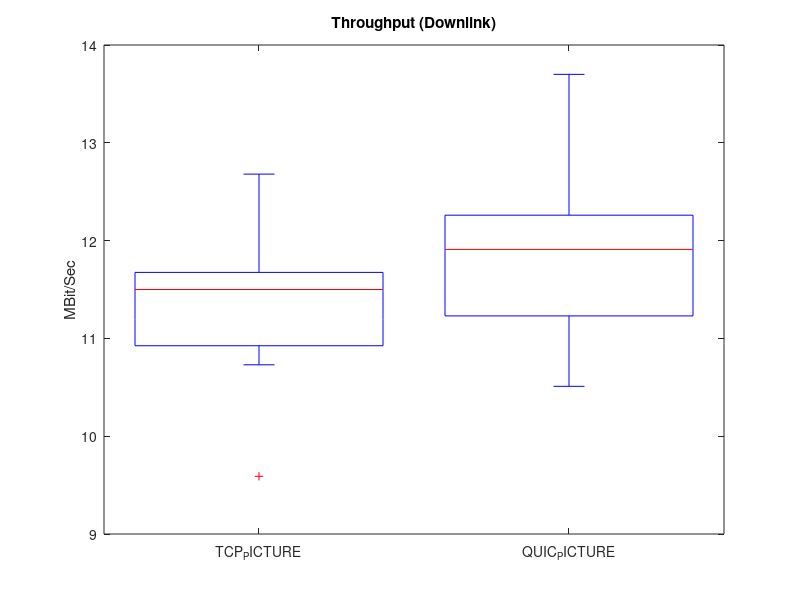

This chart was generated by the following MATLAB code: (Note: this script raises an error after producing the figure.)
B = [11.71,10.90,11.87,10.95,10.75,11.57,11.21,11.39,11.88,9.59,12.68,11.50,10.73,11.64,11.61]';
C = [13.70,12.13,11.41,12.75,11.91,10.66,12.91,11.02,11.37,11.09,10.51,12.28,11.79,12.03,12.24]';

group = [ 2 * ones(size(B)); 3 * ones(size(C))];

figure

boxplot([ B; C],group, 'Labels', {'TCP_PICTURE','QUIC_PICTURE'})
title('Throughput (Downlink)');
ylabel('MBit/Sec');
xlabel('ORIGIN','3');
set(gca,'XTickLabel',{,'B','C'})